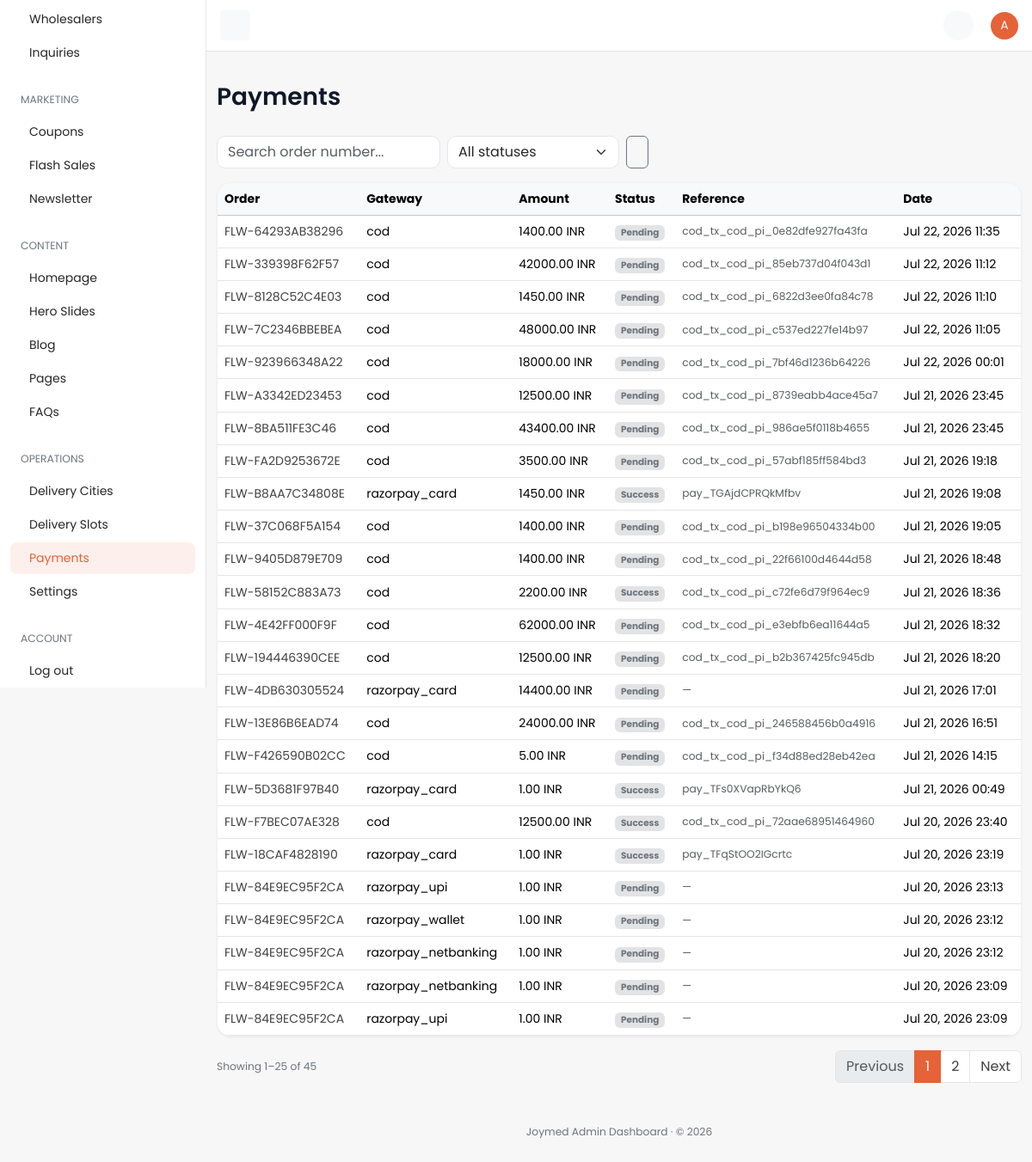
Before: /dashboard/payment/ (signed in) with the older database file.
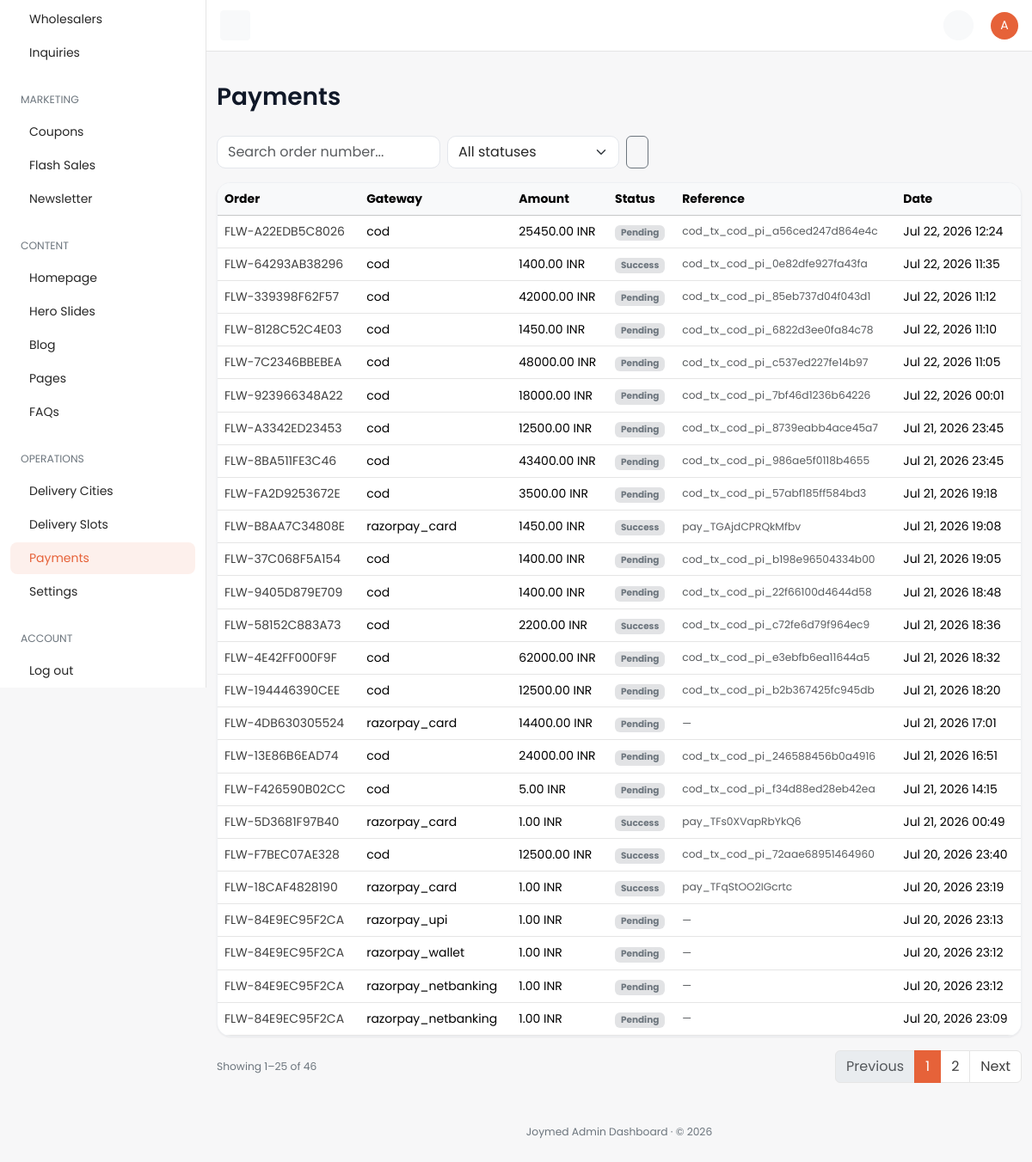
After: the same page with the newer database file.
### payments/models.py (models this page shows, shortened)
class PaymentTransaction(TimeStampedModel):
    order = models.ForeignKey(
        "orders.Order",
        on_delete=models.CASCADE,
        related_name="payment_transactions",
        verbose_name="Order",
    )
    gateway_key = models.CharField(max_length=40, db_index=True, verbose_name="Gateway key")
    amount = models.DecimalField(max_digits=12, decimal_places=2, verbose_name="Amount")
    currency = models.ForeignKey(
        "core.Currency",
        on_delete=models.PROTECT,
        related_name="payment_transactions",
        verbose_name="Currency",
    )
    status = models.CharField(
        max_length=20,
        choices=PaymentStatus.choices,
        default=PaymentStatus.PENDING,
        db_index=True,
        verbose_name="Status",
    )
    external_intent_id = models.CharField(
        max_length=120,
        blank=True,
        db_index=True,
        verbose_name="External intent ID",
    )
    external_transaction_id = models.CharField(
        max_length=120,
        blank=True,
        verbose_name="External transaction ID",
    )
    metadata = models.JSONField(default=dict, verbose_name="Metadata")
    class Meta:
        verbose_name = "Payment transaction"
        verbose_name_plural = "Payment transactions"
        indexes = [
            models.Index(fields=["order", "status"], name="pay_tx_order_status_idx"),
            models.Index(fields=["gateway_key", "status"], name="pay_tx_gateway_status_idx"),
        ]

### orders/models.py (models this page shows, shortened)
class Order(TimeStampedModel):
    customer_profile = models.ForeignKey(
        "accounts.CustomerProfile",
        on_delete=models.CASCADE,
        related_name="orders",
        null=True,
        blank=True,
        verbose_name="Customer profile",
        help_text="Owner of this order; null for guest checkout.",
    )
    cart = models.ForeignKey(
        "cart.Cart",
        on_delete=models.SET_NULL,
        null=True,
        blank=True,
        related_name="orders",
        verbose_name="Source cart",
    )
    order_number = models.CharField(
        max_length=32,
        unique=True,
        db_index=True,
        verbose_name="Order number",
        help_text="Human-readable unique order reference.",
    )
    idempotency_key = models.CharField(
        max_length=64,
        unique=True,
        null=True,
        blank=True,
        db_index=True,
        verbose_name="Idempotency key",
        help_text="Client-supplied key preventing duplicate order creation.",
    )
    order_status = models.CharField(
        max_length=20,
        choices=OrderStatus.choices,
        default=OrderStatus.RECEIVED,
        db_index=True,
        verbose_name="Order status",
    )
    delivery_slot_booking = models.ForeignKey(
        "delivery.DeliverySlotBooking",
        on_delete=models.SET_NULL,
        null=True,
        blank=True,
        related_name="orders",
        verbose_name="Delivery slot booking",
    )
    subtotal = models.DecimalField(max_digits=12, decimal_places=2, default=0)
    coupon_discount = models.DecimalField(max_digits=12, decimal_places=2, default=0)
    delivery_charge = models.DecimalField(max_digits=12, decimal_places=2, default=0)
    total_amount = models.DecimalField(
        max_digits=12,
        decimal_places=2,
        verbose_name="Total amount",
        help_text="Order total in the customer's checkout currency.",
    )
    currency = models.ForeignKey(
        "core.Currency",
        on_delete=models.PROTECT,
        null=True,
        blank=True,
        related_name="orders",
        verbose_name="Currency",
    )
    delivery_address_snapshot = models.JSONField(
        default=dict,
        verbose_name="Delivery address snapshot",
    )
    invoice_details = models.JSONField(default=dict, verbose_name="Invoice details")
    class Meta:
        verbose_name = "Order"
        verbose_name_plural = "Orders"
        indexes = [
            models.Index(
                fields=["customer_profile", "-created_at"],
                name="ord_customer_created_idx",
            ),
            models.Index(fields=["order_status"], name="orders_order_status_idx"),
            models.Index(fields=["idempotency_key"], name="orders_idempotency_key_idx"),
        ]
        ordering = ["-created_at"]

### core/models.py (models this page shows, shortened)
class TimeStampedModel(models.Model):
    created_at = models.DateTimeField(
        auto_now_add=True,
        db_index=True,
        verbose_name="Created at",
        help_text="Timestamp when this record was first created.",
    )
    updated_at = models.DateTimeField(
        auto_now=True,
        db_index=True,
        verbose_name="Updated at",
        help_text="Timestamp when this record was last modified.",
    )
    class Meta:
        abstract = True

class Currency(TimeStampedModel):
    code = models.CharField(
        max_length=3,
        unique=True,
        db_index=True,
        verbose_name="Currency code",
        help_text="ISO 4217 currency code, e.g. QAR or USD.",
    )
    symbol = models.CharField(
        max_length=8,
        verbose_name="Symbol",
        help_text="Display symbol shown alongside prices, e.g. ر.ق or $.",
    )
    exchange_rate_to_base = models.DecimalField(
        max_digits=18,
        decimal_places=8,
        verbose_name="Exchange rate to base",
        help_text="Multiplier to convert this currency into the platform base currency.",
    )
    is_default = models.BooleanField(
        default=False,
        db_index=True,
        verbose_name="Is default",
        help_text="When True, this currency is the storefront default.",
    )
    is_active = models.BooleanField(
        default=True,
        db_index=True,
        verbose_name="Is active",
        help_text="When False, this currency is hidden/inactive on the storefront.",
    )
    class Meta:
        verbose_name = "Currency"
        verbose_name_plural = "Currencies"
        indexes = [
            models.Index(fields=["is_default"], name="core_currency_is_default_idx"),
        ]

### dashboard/views/misc.py (the view)
# urls.py: path("payment/", misc.payment_list, name="payment-list"),
@dashboard_required
@require_http_methods(["GET"])
def payment_list(request: HttpRequest) -> HttpResponse:
    qs = PaymentTransaction.objects.select_related("order", "currency").order_by("-created_at")
    status = request.GET.get("status", "").strip()
    if status:
        qs = qs.filter(status=status)
    query = request.GET.get("q", "").strip()
    if query:
        qs = qs.filter(order__order_number__icontains=query)
    paginator = Paginator(qs, 25)
    page_obj = paginator.get_page(request.GET.get("page"))
    params = request.GET.copy()
    params.pop("page", None)
    return render(
        request,
        "dashboard/payments/list.html",
        {
            "nav_section": "payments",
            "page_title": "Payments",
            "page_obj": page_obj,
            "objects": page_obj.object_list,
            "statuses": PaymentStatus.choices,
            "current_status": status,
            "search_query": query,
            "querystring": params.urlencode(),
        },
    )

### cart/selectors.py (called while the page is built)
def get_cart_for_request(*, request: HttpRequest) -> Optional[Cart]:
    if hasattr(request, _CART_CACHE_ATTR):
        return getattr(request, _CART_CACHE_ATTR)
    if not request.session.session_key:
        request.session.create()
    session_key = request.session.session_key
    cart = None
    if request.user.is_authenticated and hasattr(request.user, "customer_profile"):
        cart = (
            Cart.objects.filter(customer_profile=request.user.customer_profile)
            .select_related("currency", "destination_city")
            .first()
        )
    if cart is None:
        cart = (
            Cart.objects.filter(session_key=session_key)
            .select_related("currency", "destination_city")
            .first()
        )
    setattr(request, _CART_CACHE_ATTR, cart)
    return cart

def get_cart_item_count(*, cart: Cart | None) -> int:
    if cart is None:
        return 0
    total = CartItem.objects.filter(cart=cart).aggregate(total=Sum("quantity"))["total"]
    return int(total or 0)

def get_cart_count(*, request: HttpRequest) -> int:
    cart = get_cart_for_request(request=request)
    return get_cart_item_count(cart=cart)

### dashboard/templates/dashboard/payments/list.html (shortened to what this page needs)
{% extends "dashboard/base.html" %}
{% block page_title %}Payments{% endblock %}
{% block content %}
<div class="row">
  <div class="col-12">
    <form method="get" class="d-flex gap-2 mb-3 flex-wrap">
      <input type="text" name="q" value="{{ search_query }}" class="form-control" style="max-width: 260px;" placeholder="Search order number..." />
      <select name="status" class="form-select" style="max-width: 200px;" onchange="this.form.submit()">
        <option value="">All statuses</option>
      </select>
      <button type="submit" class="btn btn-outline-secondary"></button>
    </form>
    <div class="card table-responsive">
      <table class="table mb-0 text-nowrap table-hover align-middle">
        <thead class="table-light"><tr><th>Order</th><th>Gateway</th><th>Amount</th><th>Status</th><th>Reference</th><th>Date</th></tr></thead>
        <tbody>
          {% for pay in objects %}
          <tr>
            <td><a href="{% url 'dashboard:order-detail' pay.order_id %}">{{ pay.order.order_number }}</a></td>
            <td>{{ pay.gateway_key }}</td>
            <td>{{ pay.amount|floatformat:2 }} {{ pay.currency.code }}</td>
            <td><span class="badge bg-secondary-subtle text-secondary">{{ pay.get_status_display }}</span></td>
            <td class="small text-muted">{{ pay.external_transaction_id|default:"—" }}</td>
            <td>{{ pay.created_at|date:"M d, Y H:i" }}</td>
          </tr>
          {% empty %}<tr><td colspan="6" class="text-center text-secondary py-5">No payment transactions.</td></tr>{% endfor %}
        </tbody>
      </table>
    </div>
    {% include "dashboard/partials/_pagination.html" %}
  </div>
</div>
{% endblock %}

Changed rows visible on the page:
no longer on this page (row unchanged): PaymentTransaction: order.order_number "FLW-84E9EC95F2CA", gateway_key "razorpay_upi", amount "1.00", currency.code "INR", status "Pending", external_transaction_id "—", created_at "Jul 20, 2026 23:09"
added PaymentTransaction: order.order_number "FLW-A22EDB5C8026", gateway_key "cod", amount "25450.00", currency.code "INR", status "Pending", external_transaction_id "cod_tx_cod_pi_a56ced247d864e4c", created_at "Jul 22, 2026 12:24"
changed PaymentTransaction "Jul 22, 2026 11:35": status "Pending" → "Success"
Other visible differences:
{{ page_obj.paginator.count }}: "45" → "46"
